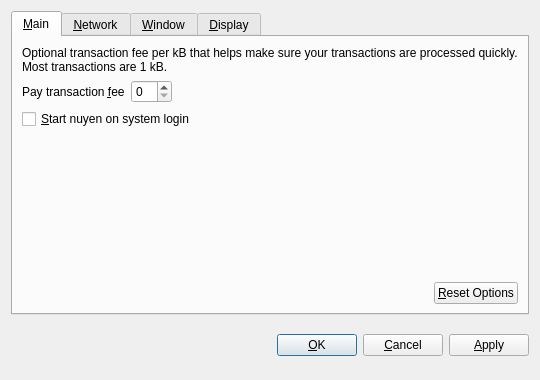
<?xml version="1.0" encoding="UTF-8"?>
<ui version="4.0">
 <class>OptionsDialog</class>
 <widget class="QDialog" name="OptionsDialog">
  <property name="geometry">
   <rect>
    <x>0</x>
    <y>0</y>
    <width>540</width>
    <height>380</height>
   </rect>
  </property>
  <property name="windowTitle">
   <string>Options</string>
  </property>
  <property name="modal">
   <bool>true</bool>
  </property>
  <layout class="QVBoxLayout" name="verticalLayout">
   <item>
    <widget class="QTabWidget" name="tabWidget">
     <property name="tabPosition">
      <enum>QTabWidget::North</enum>
     </property>
     <property name="currentIndex">
      <number>0</number>
     </property>
     <widget class="QWidget" name="tabMain">
      <attribute name="title">
       <string>&amp;Main</string>
      </attribute>
      <layout class="QVBoxLayout" name="verticalLayout_Main">
       <item>
        <widget class="QLabel" name="transactionFeeInfoLabel">
         <property name="text">
          <string>Optional transaction fee per kB that helps make sure your transactions are processed quickly. Most transactions are 1 kB.</string>
         </property>
         <property name="textFormat">
          <enum>Qt::PlainText</enum>
         </property>
         <property name="wordWrap">
          <bool>true</bool>
         </property>
        </widget>
       </item>
       <item>
        <layout class="QHBoxLayout" name="horizontalLayout_1_Main">
         <item>
          <widget class="QLabel" name="transactionFeeLabel">
           <property name="text">
            <string>Pay transaction &amp;fee</string>
           </property>
           <property name="textFormat">
            <enum>Qt::PlainText</enum>
           </property>
           <property name="buddy">
            <cstring>transactionFee</cstring>
           </property>
          </widget>
         </item>
         <item>
          <widget class="BitcoinAmountField" name="transactionFee"/>
         </item>
         <item>
          <spacer name="horizontalSpacer_1_Main">
           <property name="orientation">
            <enum>Qt::Horizontal</enum>
           </property>
           <property name="sizeHint" stdset="0">
            <size>
             <width>40</width>
             <height>20</height>
            </size>
           </property>
          </spacer>
         </item>
        </layout>
       </item>
       <item>
        <widget class="QCheckBox" name="bitcoinAtStartup">
         <property name="toolTip">
          <string>Automatically start nuyen after logging in to the system.</string>
         </property>
         <property name="text">
          <string>&amp;Start nuyen on system login</string>
         </property>
        </widget>
       </item>
       <item>
        <spacer name="verticalSpacer_Main">
         <property name="orientation">
          <enum>Qt::Vertical</enum>
         </property>
         <property name="sizeHint" stdset="0">
          <size>
           <width>20</width>
           <height>40</height>
          </size>
         </property>
        </spacer>
       </item>
       <item>
        <layout class="QHBoxLayout" name="horizontalLayout_2_Main">
         <item>
          <spacer name="horizontalSpacer_2_Main">
           <property name="orientation">
            <enum>Qt::Horizontal</enum>
           </property>
           <property name="sizeHint" stdset="0">
            <size>
             <width>40</width>
             <height>20</height>
            </size>
           </property>
          </spacer>
         </item>
         <item>
          <widget class="QPushButton" name="resetButton">
           <property name="toolTip">
            <string>Reset all client options to default.</string>
           </property>
           <property name="text">
            <string>&amp;Reset Options</string>
           </property>
           <property name="autoDefault">
            <bool>false</bool>
           </property>
          </widget>
         </item>
        </layout>
       </item>
      </layout>
     </widget>
     <widget class="QWidget" name="tabNetwork">
      <attribute name="title">
       <string>&amp;Network</string>
      </attribute>
      <layout class="QVBoxLayout" name="verticalLayout_Network">
       <item>
        <widget class="QCheckBox" name="mapPortUpnp">
         <property name="toolTip">
          <string>Automatically open the nuyen client port on the router. This only works when your router supports UPnP and it is enabled.</string>
         </property>
         <property name="text">
          <string>Map port using &amp;UPnP</string>
         </property>
        </widget>
       </item>
       <item>
        <widget class="QCheckBox" name="connectSocks">
         <property name="toolTip">
          <string>Connect to the nuyen network through a SOCKS proxy (e.g. when connecting through Tor).</string>
         </property>
         <property name="text">
          <string>&amp;Connect through SOCKS proxy:</string>
         </property>
        </widget>
       </item>
       <item>
        <layout class="QHBoxLayout" name="horizontalLayout_Network">
         <item>
          <widget class="QLabel" name="proxyIpLabel">
           <property name="text">
            <string>Proxy &amp;IP:</string>
           </property>
           <property name="textFormat">
            <enum>Qt::PlainText</enum>
           </property>
           <property name="buddy">
            <cstring>proxyIp</cstring>
           </property>
          </widget>
         </item>
         <item>
          <widget class="QValidatedLineEdit" name="proxyIp">
           <property name="maximumSize">
            <size>
             <width>140</width>
             <height>16777215</height>
            </size>
           </property>
           <property name="toolTip">
            <string>IP address of the proxy (e.g. 127.0.0.1)</string>
           </property>
          </widget>
         </item>
         <item>
          <widget class="QLabel" name="proxyPortLabel">
           <property name="text">
            <string>&amp;Port:</string>
           </property>
           <property name="textFormat">
            <enum>Qt::PlainText</enum>
           </property>
           <property name="buddy">
            <cstring>proxyPort</cstring>
           </property>
          </widget>
         </item>
         <item>
          <widget class="QLineEdit" name="proxyPort">
           <property name="maximumSize">
            <size>
             <width>55</width>
             <height>16777215</height>
            </size>
           </property>
           <property name="toolTip">
            <string>Port of the proxy (e.g. 9050)</string>
           </property>
          </widget>
         </item>
         <item>
          <widget class="QLabel" name="socksVersionLabel">
           <property name="text">
            <string>SOCKS &amp;Version:</string>
           </property>
           <property name="textFormat">
            <enum>Qt::PlainText</enum>
           </property>
           <property name="buddy">
            <cstring>socksVersion</cstring>
           </property>
          </widget>
         </item>
         <item>
          <widget class="QValueComboBox" name="socksVersion">
           <property name="toolTip">
            <string>SOCKS version of the proxy (e.g. 5)</string>
           </property>
          </widget>
         </item>
         <item>
          <spacer name="horizontalSpacer_Network">
           <property name="orientation">
            <enum>Qt::Horizontal</enum>
           </property>
           <property name="sizeHint" stdset="0">
            <size>
             <width>40</width>
             <height>20</height>
            </size>
           </property>
          </spacer>
         </item>
        </layout>
       </item>
       <item>
        <spacer name="verticalSpacer_Network">
         <property name="orientation">
          <enum>Qt::Vertical</enum>
         </property>
         <property name="sizeHint" stdset="0">
          <size>
           <width>20</width>
           <height>40</height>
          </size>
         </property>
        </spacer>
       </item>
      </layout>
     </widget>
     <widget class="QWidget" name="tabWindow">
      <attribute name="title">
       <string>&amp;Window</string>
      </attribute>
      <layout class="QVBoxLayout" name="verticalLayout_Window">
       <item>
        <widget class="QCheckBox" name="minimizeToTray">
         <property name="toolTip">
          <string>Show only a tray icon after minimizing the window.</string>
         </property>
         <property name="text">
          <string>&amp;Minimize to the tray instead of the taskbar</string>
         </property>
        </widget>
       </item>
       <item>
        <widget class="QCheckBox" name="minimizeOnClose">
         <property name="toolTip">
          <string>Minimize instead of exit the application when the window is closed. When this option is enabled, the application will be closed only after selecting Quit in the menu.</string>
         </property>
         <property name="text">
          <string>M&amp;inimize on close</string>
         </property>
        </widget>
       </item>
       <item>
        <spacer name="verticalSpacer_Window">
         <property name="orientation">
          <enum>Qt::Vertical</enum>
         </property>
         <property name="sizeHint" stdset="0">
          <size>
           <width>20</width>
           <height>40</height>
          </size>
         </property>
        </spacer>
       </item>
      </layout>
     </widget>
     <widget class="QWidget" name="tabDisplay">
      <attribute name="title">
       <string>&amp;Display</string>
      </attribute>
      <layout class="QVBoxLayout" name="verticalLayout_Display">
       <item>
        <layout class="QHBoxLayout" name="horizontalLayout_1_Display">
         <item>
          <widget class="QLabel" name="langLabel">
           <property name="text">
            <string>User Interface &amp;language:</string>
           </property>
           <property name="textFormat">
            <enum>Qt::PlainText</enum>
           </property>
           <property name="buddy">
            <cstring>lang</cstring>
           </property>
          </widget>
         </item>
         <item>
          <widget class="QValueComboBox" name="lang">
           <property name="toolTip">
            <string>The user interface language can be set here. This setting will take effect after restarting nuyen.</string>
           </property>
          </widget>
         </item>
        </layout>
       </item>
       <item>
        <layout class="QHBoxLayout" name="horizontalLayout_2_Display">
         <item>
          <widget class="QLabel" name="unitLabel">
           <property name="text">
            <string>&amp;Unit to show amounts in:</string>
           </property>
           <property name="textFormat">
            <enum>Qt::PlainText</enum>
           </property>
           <property name="buddy">
            <cstring>unit</cstring>
           </property>
          </widget>
         </item>
         <item>
          <widget class="QValueComboBox" name="unit">
           <property name="toolTip">
            <string>Choose the default subdivision unit to show in the interface and when sending coins.</string>
           </property>
          </widget>
         </item>
        </layout>
       </item>
       <item>
        <widget class="QCheckBox" name="displayAddresses">
         <property name="toolTip">
          <string>Whether to show nuyen addresses in the transaction list or not.</string>
         </property>
         <property name="text">
          <string>&amp;Display addresses in transaction list</string>
         </property>
        </widget>
       </item>
       <item>
        <widget class="QCheckBox" name="coinControlFeatures">
         <property name="toolTip">
          <string>Whether to show coin control features or not.</string>
         </property>
         <property name="text">
          <string>Display coin &amp;control features (experts only!)</string>
         </property>
        </widget>
       </item>
       <item>
        <spacer name="verticalSpacer_Display">
         <property name="orientation">
          <enum>Qt::Vertical</enum>
         </property>
         <property name="sizeHint" stdset="0">
          <size>
           <width>20</width>
           <height>40</height>
          </size>
         </property>
        </spacer>
       </item>
      </layout>
     </widget>
    </widget>
   </item>
   <item>
    <layout class="QHBoxLayout" name="horizontalLayout_Buttons">
     <item>
      <spacer name="horizontalSpacer_1">
       <property name="orientation">
        <enum>Qt::Horizontal</enum>
       </property>
       <property name="sizeHint" stdset="0">
        <size>
         <width>40</width>
         <height>48</height>
        </size>
       </property>
      </spacer>
     </item>
     <item>
      <widget class="QLabel" name="statusLabel">
       <property name="font">
        <font>
         <weight>75</weight>
         <bold>true</bold>
        </font>
       </property>
       <property name="text">
        <string/>
       </property>
       <property name="textFormat">
        <enum>Qt::PlainText</enum>
       </property>
       <property name="wordWrap">
        <bool>true</bool>
       </property>
      </widget>
     </item>
     <item>
      <spacer name="horizontalSpacer_2">
       <property name="orientation">
        <enum>Qt::Horizontal</enum>
       </property>
       <property name="sizeHint" stdset="0">
        <size>
         <width>40</width>
         <height>48</height>
        </size>
       </property>
      </spacer>
     </item>
     <item>
      <widget class="QPushButton" name="okButton">
       <property name="text">
        <string>&amp;OK</string>
       </property>
      </widget>
     </item>
     <item>
      <widget class="QPushButton" name="cancelButton">
       <property name="text">
        <string>&amp;Cancel</string>
       </property>
       <property name="autoDefault">
        <bool>false</bool>
       </property>
      </widget>
     </item>
     <item>
      <widget class="QPushButton" name="applyButton">
       <property name="text">
        <string>&amp;Apply</string>
       </property>
       <property name="autoDefault">
        <bool>false</bool>
       </property>
      </widget>
     </item>
    </layout>
   </item>
  </layout>
 </widget>
 <customwidgets>
  <customwidget>
   <class>BitcoinAmountField</class>
   <extends>QSpinBox</extends>
   <header>bitcoinamountfield.h</header>
  </customwidget>
  <customwidget>
   <class>QValueComboBox</class>
   <extends>QComboBox</extends>
   <header>qvaluecombobox.h</header>
  </customwidget>
  <customwidget>
   <class>QValidatedLineEdit</class>
   <extends>QLineEdit</extends>
   <header>qvalidatedlineedit.h</header>
  </customwidget>
 </customwidgets>
 <resources/>
 <connections/>
</ui>
